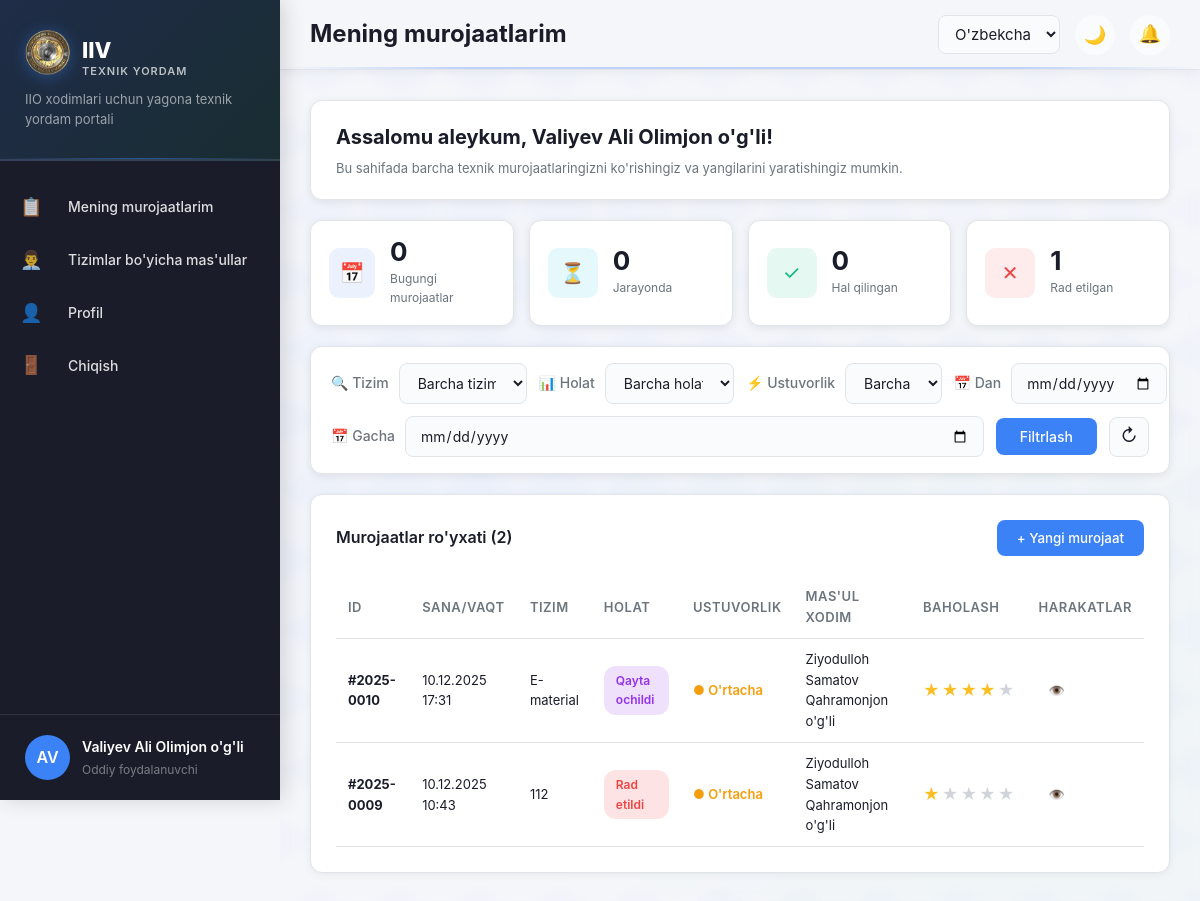
/tickets/ (signed in), run on an earlier commit of the app's database.
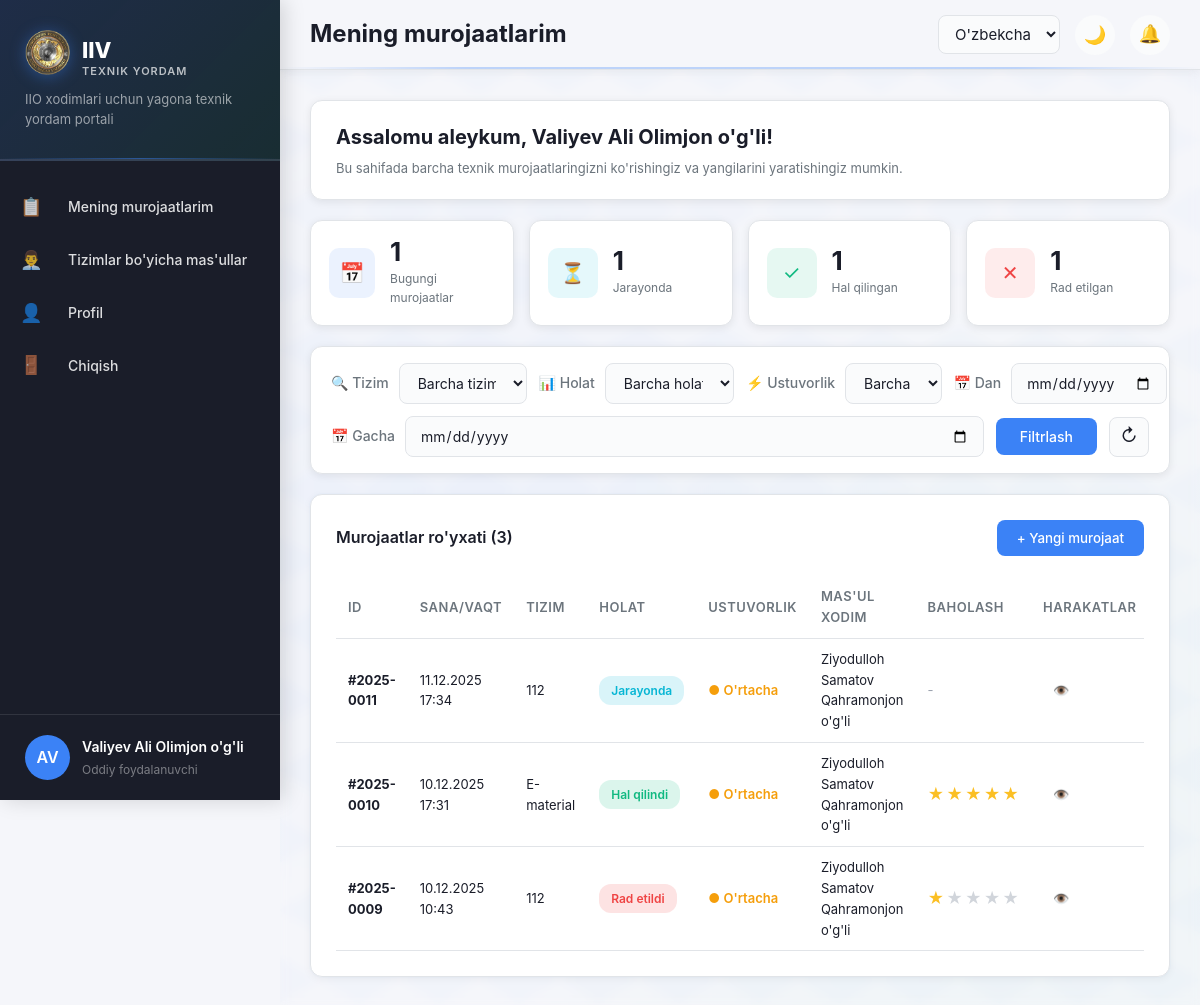
And on a later commit of the database.
### tickets/models.py (models this page shows, shortened)
class Ticket(models.Model):
    PRIORITY_CHOICES = [
        ('low', _('Oddiy')),
        ('medium', _("O'rtacha")),
        ('high', _('Yuqori')),
    ]
    STATUS_CHOICES = [
        ('new', _('Yangi')),
        ('in_progress', _('Jarayonda')),
        ('pending_approval', _('Hal qilindi (kutilmoqda)')),
        ('resolved', _('Hal qilindi')),
        ('rejected', _('Rad etildi')),
        ('reopened', _('Qayta ochildi')),
    ]
    user = models.ForeignKey(
        User,
        on_delete=models.CASCADE,
        related_name='tickets',
        verbose_name=_("Foydalanuvchi")
    )
    system = models.ForeignKey(
        System,
        on_delete=models.CASCADE,
        related_name='tickets',
        verbose_name=_("Tizim")
    )
    region = models.ForeignKey(
        Region,
        on_delete=models.CASCADE,
        related_name='tickets',
        verbose_name=_("Viloyat")
    )
    priority = models.CharField(
        max_length=10,
        choices=PRIORITY_CHOICES,
        default='medium',
        verbose_name=_("Ustuvorlik")
    )
    status = models.CharField(
        max_length=20,
        choices=STATUS_CHOICES,
        default='new',
        verbose_name=_("Holat")
    )
    description = models.TextField(verbose_name=_("Muammo ta'rifi"))
    attachment = models.FileField(
        upload_to='tickets/attachments/',
        blank=True,
        null=True,
        verbose_name=_("Fayl biriktirma")
    )
    assigned_to = models.ForeignKey(
        User,
        on_delete=models.SET_NULL,
        null=True,
        blank=True,
        related_name='assigned_tickets',
        verbose_name=_("Mas'ul xodim")
    )
    rating = models.IntegerField(
        null=True,
        blank=True,
        choices=[(i, str(i)) for i in range(1, 6)],
        verbose_name=_("Baholash")
    )
    rating_comment = models.TextField(
        blank=True,
        verbose_name=_("Baholash izohi")
    )
    created_at = models.DateTimeField(auto_now_add=True, verbose_name=_("Yaratilgan"))
    updated_at = models.DateTimeField(auto_now=True, verbose_name=_("O'zgartirilgan"))
    resolved_at = models.DateTimeField(null=True, blank=True, verbose_name=_("Hal qilingan vaqt"))
    class Meta:
        verbose_name = _("Murojaat")
        verbose_name_plural = _("Murojaatlar")
        ordering = ['-created_at']
    def get_ticket_number(self):
        year = self.created_at.year
        return f"#{year}-{self.pk:04d}"

### systems/models.py (models this page shows)
class System(models.Model):
    name = models.CharField(max_length=200, unique=True, verbose_name=_("Tizim nomi"))
    description = models.TextField(blank=True, verbose_name=_("Ta'rif"))
    is_active = models.BooleanField(default=True, verbose_name=_("Faol"))
    created_at = models.DateTimeField(auto_now_add=True, verbose_name=_("Yaratilgan"))
    class Meta:
        verbose_name = _("Tizim")
        verbose_name_plural = _("Tizimlar")
        ordering = ['name']
    def __str__(self):
        return self.name

### accounts/models.py (models this page shows, shortened)
class User(AbstractUser):
    ROLE_CHOICES = [
        ('user', _('Oddiy foydalanuvchi')),
        ('technician', _('Texnik xodim')),
        ('admin', _('Admin')),
        ('superadmin', _('Bosh admin')),
    ]
    LANGUAGE_CHOICES = [
        ('uz', _("O'zbekcha (Lotin)")),
        ('uz-cy', _("Ўзбекча (Кирилл)")),
        ('ru', _('Русский')),
    ]
    last_name = models.CharField(max_length=150, verbose_name=_("Familiya"))
    first_name = models.CharField(max_length=150, verbose_name=_("Ism"))
    middle_name = models.CharField(max_length=150, blank=True, verbose_name=_("Sharif"))
    region = models.ForeignKey(
        Region,
        on_delete=models.SET_NULL,
        null=True,
        blank=True,
        verbose_name=_("Viloyat")
    )
    department = models.ForeignKey(
        Department,
        on_delete=models.SET_NULL,
        null=True,
        blank=True,
        verbose_name=_("Hududiy bo'lim")
    )
    position = models.CharField(max_length=200, blank=True, verbose_name=_("Lavozim"))
    phone = models.CharField(max_length=20, blank=True, verbose_name=_("Telefon"))
    role = models.CharField(
        max_length=20,
        choices=ROLE_CHOICES,
        default='user',
        verbose_name=_("Rol")
    )
    language = models.CharField(
        max_length=10,
        choices=LANGUAGE_CHOICES,
        default='uz',
        verbose_name=_("Til")
    )
    avatar = models.ImageField(
        upload_to='avatars/',
        blank=True,
        null=True,
        verbose_name=_("Avatar")
    )
    is_active = models.BooleanField(default=True, verbose_name=_("Aktiv"))
    created_at = models.DateTimeField(auto_now_add=True, verbose_name=_("Yaratilgan"))
    updated_at = models.DateTimeField(auto_now=True, verbose_name=_("O'zgartirilgan"))
    class Meta:
        verbose_name = _("Foydalanuvchi")
        verbose_name_plural = _("Foydalanuvchilar")
        ordering = ['-created_at']
    def get_full_name(self):
        parts = [self.last_name, self.first_name]
        if self.middle_name:
            parts.append(self.middle_name)
        return ' '.join(parts)
    def is_technician(self):
        return self.role == 'technician'
    def is_admin(self):
        return self.role in ['admin', 'superadmin']
    def is_superadmin(self):
        return self.role == 'superadmin'

### tickets/views.py (the view)
# urls.py: path('', views.reports_dashboard, name='dashboard'),
@login_required
def dashboard(request):
    user = request.user
    if user.is_technician() and not user.is_admin():
        return redirect('tickets:technician_tickets')
    elif user.is_admin():
        return redirect('tickets:admin_dashboard')
    tickets = Ticket.objects.filter(user=user)
    stats = {
        'today': tickets.filter(created_at__date=timezone.now().date()).count(),
        'in_progress': tickets.filter(status='in_progress').count(),
        'resolved': tickets.filter(status='resolved').count(),
        'rejected': tickets.filter(status='rejected').count(),
    }
    filter_form = TicketFilterForm(request.GET)
    if filter_form.is_valid():
        if filter_form.cleaned_data.get('system'):
            tickets = tickets.filter(system=filter_form.cleaned_data['system'])
        if filter_form.cleaned_data.get('status'):
            tickets = tickets.filter(status=filter_form.cleaned_data['status'])
        if filter_form.cleaned_data.get('priority'):
            tickets = tickets.filter(priority=filter_form.cleaned_data['priority'])
        if filter_form.cleaned_data.get('date_from'):
            tickets = tickets.filter(created_at__date__gte=filter_form.cleaned_data['date_from'])
        if filter_form.cleaned_data.get('date_to'):
            tickets = tickets.filter(created_at__date__lte=filter_form.cleaned_data['date_to'])
    tickets = tickets.order_by('-created_at')[:50]
    all_systems = System.objects.filter(is_active=True).order_by('name')
    context = {
        'stats': stats,
        'tickets': tickets,
        'filter_form': filter_form,
        'all_systems': all_systems,
    }
    return render(request, 'tickets/dashboard.html', context)

### templates/tickets/dashboard.html (shortened to what the changed rows need)
{% extends 'base.html' %}
{% load static %}
{% load i18n %}
{% block page_title %}{% trans "Mening murojaatlarim" %}{% endblock %}
{% block content %}
<div class="welcome-card">
    <div class="welcome-content">
        <h2>{% trans "Assalomu aleykum" %}, {{ user.get_full_name }}!</h2>
    </div>
</div>
<div class="stats-grid">
    <div class="stat-card">
        <div class="stat-content">
            <div class="stat-value">{{ stats.today }}</div>
            <div class="stat-label">{% trans "Bugungi murojaatlar" %}</div>
        </div>
    </div>
    <div class="stat-card">
        <div class="stat-content">
            <div class="stat-value">{{ stats.in_progress }}</div>
            <div class="stat-label">{% trans "Jarayonda" %}</div>
        </div>
    </div>
    <div class="stat-card">
        <div class="stat-content">
            <div class="stat-value">{{ stats.resolved }}</div>
            <div class="stat-label">{% trans "Hal qilingan" %}</div>
        </div>
    </div>
</div>
<div class="card" style="margin-top: 20px;">
    <div class="card-header" style="display: flex; justify-content: space-between; align-items: center;">
        <h3 class="card-title">{% trans "Murojaatlar ro'yxati" %} ({{ tickets|length }})</h3>
        <button class="btn btn-primary" onclick="openNewTicketModal()">
            + {% trans "Yangi murojaat" %}
        </button>
    </div>
    {% if tickets %}
    <div class="table-responsive">
        <table class="table">
            <thead>
                <tr>
                    <th>ID</th>
                    <th>{% trans "Sana/Vaqt" %}</th>
                    <th>{% trans "Tizim" %}</th>
                    <th>{% trans "Holat" %}</th>
                    <th>{% trans "Ustuvorlik" %}</th>
                    <th>{% trans "Mas'ul xodim" %}</th>
                    <th>{% trans "Baholash" %}</th>
                    <th>{% trans "Harakatlar" %}</th>
                </tr>
            </thead>
            <tbody>
                {% for ticket in tickets %}
                <tr onclick="window.location='{% url 'tickets:ticket_detail' ticket.pk %}'" style="cursor: pointer;">
                    <td><strong>{{ ticket.get_ticket_number }}</strong></td>
                    <td>{{ ticket.created_at|date:"d.m.Y H:i" }}</td>
                    <td>{{ ticket.system.name }}</td>
                    <td>
                        <span class="status-badge status-{{ ticket.status }}">
                            {{ ticket.get_status_display }}
                        </span>
                    </td>
                    <td>
                        <span class="priority-badge priority-{{ ticket.priority }}">
                            ● {{ ticket.get_priority_display }}
                        </span>
                    </td>
                    <td>
                        {% if ticket.assigned_to %}
                            {{ ticket.assigned_to.get_full_name }}
                        {% else %}
                            <span style="color: var(--text-muted);">{% trans "Belgilanmagan" %}</span>
                        {% endif %}
                    </td>
                    <td>
                        {% if ticket.rating %}
                            <div class="rating-stars">
                                {% for i in "12345" %}
                                    <span class="star {% if forloop.counter <= ticket.rating %}filled{% endif %}">★</span>
                                {% endfor %}
                            </div>
                        {% else %}
                            <span style="color: var(--text-muted);">-</span>
                        {% endif %}
                    </td>
                    <td onclick="event.stopPropagation();">
                        <a href="{% url 'tickets:ticket_detail' ticket.pk %}" class="btn-icon" title="{% trans 'Ko\'rish' %}">
                            👁️
                        </a>
                    </td>
                </tr>
                {% endfor %}
            </tbody>
        </table>
    </div>
    {% else %}
    <div class="empty-state">
        <div class="empty-icon">📋</div>
        <h3>{% trans "Murojaatlar topilmadi" %}</h3>
        <p>{% trans "Hali birorta murojaat yubormadingiz." %}</p>
    </div>
    {% endif %}
</div>
{% endblock %}

What changed in the data, as far as the page shows it:
added Ticket: get_ticket_number "#2025-0011", created_at "11.12.2025 17:34", system.name "112", status "Jarayonda", priority "O'rtacha", assigned_to.get_full_name "Ziyodulloh Samatov Qahramonjon o'g'li"
changed Ticket "E-material": status "Qayta ochildi" → "Hal qilindi"; rating 4 → 5 (drawn)
Also different on the page:
{{ stats.today }}: "0" → "1"
{{ stats.in_progress }}: "0" → "1"
{{ stats.resolved }}: "0" → "1"
{{ tickets|length }}: "2" → "3"
